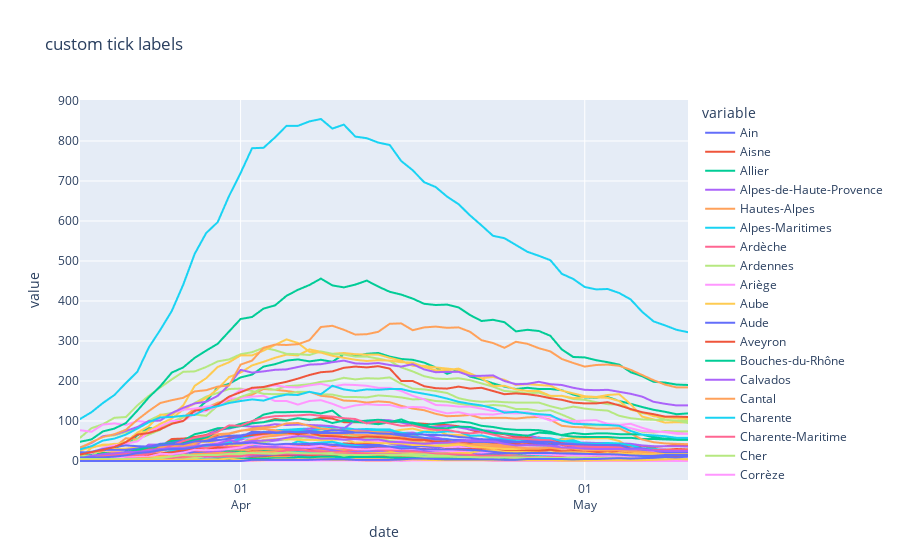

Source (notebook cell):
### Code cell
fig = px.line(reanimations_confinement_1_nom, x="date", y=reanimations_confinement_1_nom.columns,
              hover_data={"date": "|%B %d, %Y"},
              title='intensive care beds occupied during the 1st confinement in France by departments')
fig.update_xaxes(
    dtick='M1',
    tickformat="%d\n%b")
fig.show()
